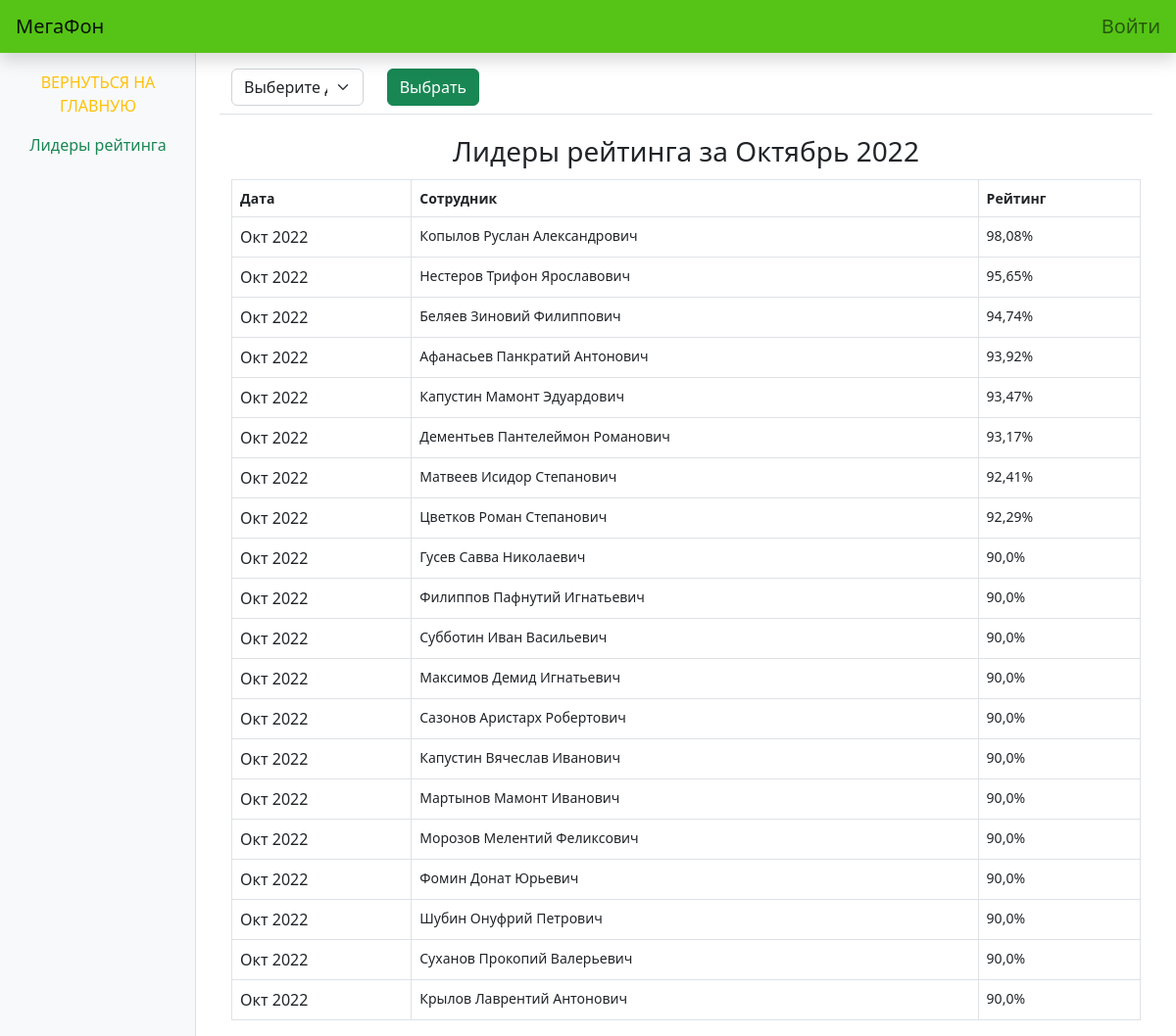
The page /report/leaders/ on the database its author committed.
### reportapp/models.py (models this page shows, shortened)
class BaseModel(models.Model):
    created = models.DateTimeField(auto_now_add=True, verbose_name='Создано')
    updated = models.DateTimeField(auto_now_add=True, verbose_name='Обновлено')
    deleted = models.BooleanField(default=False, verbose_name='Удалено')
    class Meta:
        abstract = True

class ReportData(BaseModel):
    date = models.DateField(auto_now=False, verbose_name='Дата', **NULLABLE)
    full_name = models.CharField(max_length=255, verbose_name='ФИО')
    group = models.ForeignKey(Group, on_delete=models.PROTECT, verbose_name='Группа')
    job = models.ForeignKey(JobTitle, on_delete=models.PROTECT, verbose_name='Должность')
    contact_center = models.ForeignKey(Area, on_delete=models.PROTECT, verbose_name='Площадка',
                                       related_name='contact_center')
    scheduled_time = models.FloatField(verbose_name='запланированное время')
    ready = models.FloatField(verbose_name='Ready')
    adherence = models.FloatField(verbose_name='Соблюдение расписания')
    sick_leave = models.FloatField(default=0, verbose_name='Больничные')
    absenteeism = models.FloatField(default=0, verbose_name='Отсутсвия')
    rating = models.FloatField(default=0, verbose_name='Рейтинг')
    class Meta:
        verbose_name = 'Данные отчета'
        verbose_name_plural = 'Данные отчета'
        ordering = ['date', 'contact_center', 'group', 'full_name', 'rating']

### reportapp/views.py (the view, shortened to what this page needs)
# urls.py: path('leaders/', views.RatingLeaders.as_view(), name='leaders'),
class RatingLeaders(TemplateView):
    template_name = 'reportapp/leaders.html'
    def get_context_data(self, **kwargs):
        context = super().get_context_data(**kwargs)
        date = ReportData.objects.order_by('-date').values('date').first()
        if date:
            date = date['date'].strftime('%Y-%m-%d')
        else:
            return context
        leaders = ReportData.objects.order_by('-rating').filter(date=date).values('full_name', 'rating', 'date')[
                  :100]
        context['date'] = ReportData.objects.order_by('-date').values('date').distinct()
        context['data'] = rating_leaders(leaders)
        context['date_label'] = datetime.datetime.strptime(date, '%Y-%m-%d')
        return context

### reportapp/services/report_services.py (called while the page is built)
def rating_leaders(leaders: dict) -> list:
    res = []
    for leader in leaders:
        if len(res) < 10:
            res.append(leader)
        else:
            if res[-1]['rating'] == leader['rating']:
                res.append(leader)
            else:
                break
    return res

### reportapp/templatetags/extras.py (called while the page is built)
@register.filter
def percent(num: float) -> float:
    return float("{:.2f}".format(num * 100))

### reportapp/templates/reportapp/leaders.html (shortened to what this page needs)
{% extends 'reportapp/base.html' %}
{% load extras %}
{% block content %}
    <div class="d-flex justify-content-between flex-wrap flex-md-nowrap align-items-center pt-3 pb-2 mb-3 border-bottom">
        <div class="container-fluid">
            {% if date %}
                <form method="post" action="">
                    <div class="row">
                        <div class="col-2">
                            <select class="form-select" aria-label="Default select example" name="leaders_date">
                                <option selected>Выберите дату</option>
                            </select>
                        </div>
                        <div class="col-1">
                            <button type="submit" class="btn btn-success">Выбрать</button>
                        </div>
                    </div>
                </form>
            {% endif %}
        </div>
    </div>
    <div class="container justify-content-center text-center fs-3 mt-2">
        Лидеры рейтинга за {{ date_label|date:"F Y" }}
    </div>
    <div class="container justify-content-center mt-2">
        <table class="table table-bordered">
            <thead>
            <tr>
                <th scope="col">Дата</th>
                <th scope="col">Сотрудник</th>
                <th scope="col">Рейтинг</th>
            </tr>
            </thead>
            {% for d in data %}
                <tr>
                    <td class="fs-6">{{ d.date|date:"M Y" }}</td>
                    <td>{{ d.full_name }}</td>
                    <td>{{ d.rating|percent }}%</td>
                </tr>
            {% endfor %}
        </table>
    </div>
{% endblock %}

### reportapp/templates/reportapp/base.html (shortened to what this page needs)
<!doctype html>
<html lang="en">
<head>
    {% load static %}
    <link href="https://cdn.jsdelivr.net/npm/bootstrap@5.2.2/dist/css/bootstrap.min.css" rel="stylesheet"
>
    <link href="{% static 'css/dashboard.css' %}" rel="stylesheet">
    <link rel="stylesheet" href="https:////cdnjs.cloudflare.com/ajax/libs/toastr.js/latest/css/toastr.min.css">
</head>
<body>
<header class="navbar sticky-top flex-md-nowrap p-0 shadow">
    <a class="navbar-brand col-md-3 col-lg-2 me-0 px-3 fs-5" href="{% url 'report:home' %}">МегаФон</a>
    <div class="navbar-nav">
        <div class="nav-item text-nowrap">
            {% if user.is_authenticated %}
                <a class="nav-link px-3 fs-5" href="{% url 'authapp:logout' %}">Выйти</a>
            {% else %}
                <a class="nav-link px-3 fs-5" href="{% url 'authapp:login' %}">Войти</a>
            {% endif %}
        </div>
    </div>
</header>
<div class="container-fluid">
    <div class="row">
        <nav id="sidebarMenu" class="col-md-3 col-lg-2 d-md-block bg-light sidebar collapse">
            <div class="position-sticky pt-3 sidebar-sticky">
                <ul class="nav flex-column">
                    <li class="nav-item">
                        <a class="nav-link text-warning text-center fs-6" aria-current="page"
                           href="{% url 'report:home' %}">
                            ВЕРНУТЬСЯ НА ГЛАВНУЮ
                        </a>
                    </li>
                    <li class="nav-item">
                        <a class="nav-link text-success text-center fs-6" aria-current="page"
                           href="{% url 'report:leaders' %}">
                            Лидеры рейтинга
                        </a>
                    </li>
                </ul>
            </div>
        </nav>
    </div>
</div>
<main class="col-md-9 ms-sm-auto col-lg-10 px-md-4">
    {% block content %}
    {% endblock %}
</main>
</body>
</html>

### static/css/dashboard.css (style rules this page uses)
body { font-size: .875rem; }
.sidebar { position: fixed; top: 0; bottom: 0; left: 0; z-index: 100; padding: 48px 0 0; box-shadow: inset -1px 0 0 rgba(0, 0, 0, .1); }
.sidebar-sticky { height: calc(100vh - 48px); overflow-x: hidden; overflow-y: auto; }
.sidebar .nav-link { font-weight: 500; color: #333; }
.navbar-brand { padding-top: .75rem; padding-bottom: .75rem; background-color: rgb(85, 196, 22); box-shadow: inset -1px 0 0 rgba(85, 196, 22, 0.25); color: white; font-size: large; }
header { background-color: rgb(85, 196, 22); }

### rows shown on the page
ReportData: date "Окт 2022", full_name "Копылов Руслан Александрович", rating|percent "98,08"
ReportData: date "Окт 2022", full_name "Нестеров Трифон Ярославович", rating|percent "95,65"
ReportData: date "Окт 2022", full_name "Беляев Зиновий Филиппович", rating|percent "94,74"
ReportData: date "Окт 2022", full_name "Афанасьев Панкратий Антонович", rating|percent "93,92"
ReportData: date "Окт 2022", full_name "Капустин Мамонт Эдуардович", rating|percent "93,47"
ReportData: date "Окт 2022", full_name "Дементьев Пантелеймон Романович", rating|percent "93,17"
ReportData: date "Окт 2022", full_name "Матвеев Исидор Степанович", rating|percent "92,41"
ReportData: date "Окт 2022", full_name "Цветков Роман Степанович", rating|percent "92,29"
ReportData: date "Окт 2022", full_name "Гусев Савва Николаевич", rating|percent "90,0"
ReportData: date "Окт 2022", full_name "Филиппов Пафнутий Игнатьевич", rating|percent "90,0"
ReportData: date "Окт 2022", full_name "Субботин Иван Васильевич", rating|percent "90,0"
ReportData: date "Окт 2022", full_name "Максимов Демид Игнатьевич", rating|percent "90,0"
ReportData: date "Окт 2022", full_name "Сазонов Аристарх Робертович", rating|percent "90,0"
ReportData: date "Окт 2022", full_name "Капустин Вячеслав Иванович", rating|percent "90,0"
ReportData: date "Окт 2022", full_name "Мартынов Мамонт Иванович", rating|percent "90,0"
ReportData: date "Окт 2022", full_name "Морозов Мелентий Феликсович", rating|percent "90,0"
ReportData: date "Окт 2022", full_name "Фомин Донат Юрьевич", rating|percent "90,0"
ReportData: date "Окт 2022", full_name "Шубин Онуфрий Петрович", rating|percent "90,0"
ReportData: date "Окт 2022", full_name "Суханов Прокопий Валерьевич", rating|percent "90,0"
ReportData: date "Окт 2022", full_name "Крылов Лаврентий Антонович", rating|percent "90,0"

### other values the page prints
{{ date_label|date:"F Y" }} "Октябрь 2022"
